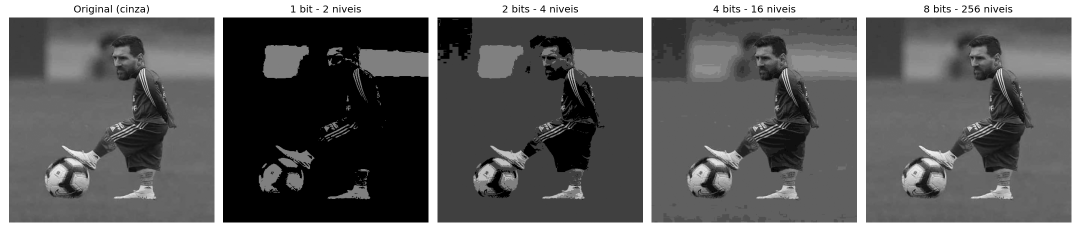
#> input picture quantizacao.png, 2160 x 480 px, given in place of img_escura.jpeg, which was not available (shown at 1/2 size)
$ jupyter execute --allow-errors 'portfolio 2.ipynb'   (text cells are left out)
#> lines starting #> are read from the running program, lines starting #| are printed output that depends on the picture; pictures that were not available may be replaced by others from this repository, and a replacement may not be noted
[cell 1]
import cv2
import numpy as np
import matplotlib.pyplot as plt
from google.colab import files

[cell 2]
uploads = files.upload()
#> the answer given: quantizacao.png

[cell 3]
img_escura = cv2.imread('img_escura.jpeg')
#> img_escura is the input picture: shape (480, 2160, 3); min 0, max 255, mean 106.6
img_clara = cv2.imread('img_clara.jpeg')
img_bem_exposta = cv2.imread('img_bem_exposta.jpeg')

img_escura_gray = cv2.cvtColor(img_escura, cv2.COLOR_BGR2GRAY)
img_clara_gray = cv2.cvtColor(img_clara, cv2.COLOR_BGR2GRAY)
#> (the rest of this cell did not finish here and is left out)

[cell 4]
def calc_hist(img):
  img_vetor = img.ravel()
  hist_vetor = np.zeros(256)

  for px in img_vetor:
    hist_vetor[px] += 1
#> after the loop, hist_vetor = 256 values, max 189987 at index 255, min 11 at index 247, mean 4050

  return hist_vetor

def corrigir_gamma(img, gamma):
  img_normalizada = img / 255.0
  img_corrigida = 255 * (img_normalizada ** gamma)
  return np.uint8(img_corrigida)

def expandir_contraste(img, L, H):
  resultado = (img.astype(float) - L) * 255 / (H - L)
  resultado = np.clip(resultado, 0, 255)
  return np.uint8(resultado)

[cell 5]
hist_escura = calc_hist(img_escura_gray)
#> hist_escura has the same summary as hist_vetor in calc_hist

plt.figure(figsize=(12,4))
plt.subplot(1,2,1)
plt.imshow(img_escura_gray, cmap='gray')
plt.title('Imagem escura em tons de cinza')
plt.axis('off')

plt.subplot(1,2,2)
plt.bar(range(256), hist_escura)
plt.title('Histograma')
plt.xlabel('Intensidade')
plt.ylabel('Quantidade de pixels')
plt.show()
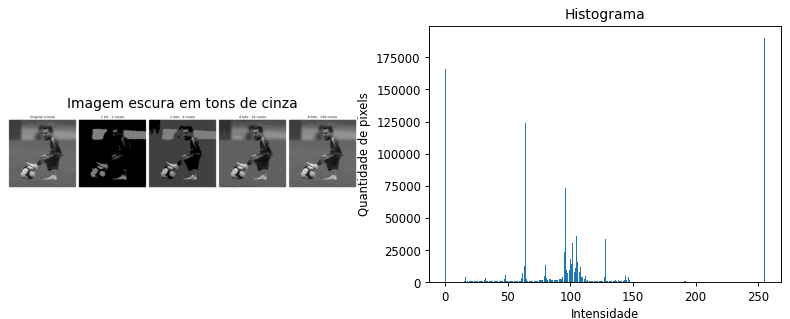
#> figure drawn by matplotlib, 2 panels; panel 2: tallest bar 189987 high, from x = 254.6 to 255.4

[cell 6]
img_escura_corrigida = corrigir_gamma(img_escura_gray, 0.45)
#> in corrigir_gamma, `img_corrigida = 255 * (img_normalizada ** gamma)`:
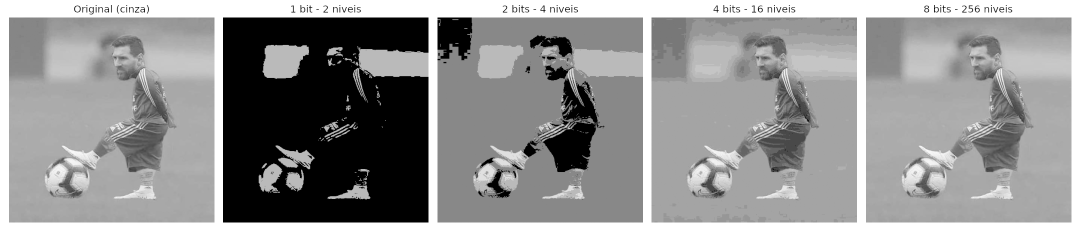
#> img_corrigida: shape (480, 2160) float64 (shown at 1/2 size); min 0, max 255, mean 150.3

plt.figure(figsize=(12,8))
plt.subplot(2,2,1)
plt.imshow(img_escura_gray, cmap='gray')
plt.title('Antes')
plt.axis('off')
plt.subplot(2,2,2)
plt.imshow(img_escura_corrigida, cmap='gray')
plt.title('Depois')
plt.axis('off')
plt.subplot(2,2,3)
plt.bar(range(256), calc_hist(img_escura_gray))
plt.title('Histograma antes')
plt.subplot(2,2,4)
plt.bar(range(256), calc_hist(img_escura_corrigida))
plt.title('Histograma depois')
plt.show()
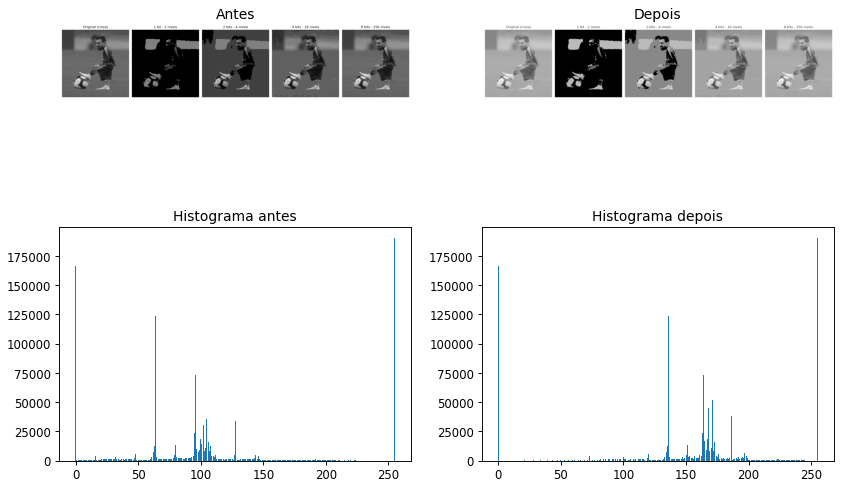
#> figure drawn by matplotlib, 4 panels; panel 3: tallest bar 189987 high, from x = 254.6 to 255.4; panel 4: tallest bar 189987 high, from x = 254.6 to 255.4

[cell 7]
hist_clara = calc_hist(img_clara_gray)
#> hist_clara has the same summary as hist_vetor in calc_hist

plt.figure(figsize=(12,4))
plt.subplot(1,2,1)
plt.imshow(img_clara_gray, cmap='gray')
plt.title('Imagem clara em tons de cinza')
plt.axis('off')

plt.subplot(1,2,2)
plt.bar(range(256), hist_clara)
plt.title('Histograma')
plt.xlabel('Intensidade')
plt.ylabel('Quantidade de pixels')
plt.show()
#> figure, not shown here; panel 2: tallest bar 189987 high, from x = 254.6 to 255.4

[cell 8]
img_clara_corrigida = corrigir_gamma(img_clara_gray, 1.25)
#> call 2 of corrigir_gamma, with gamma = 1.25
#> in corrigir_gamma (call 2), `img_corrigida = 255 * (img_normalizada ** gamma)`:
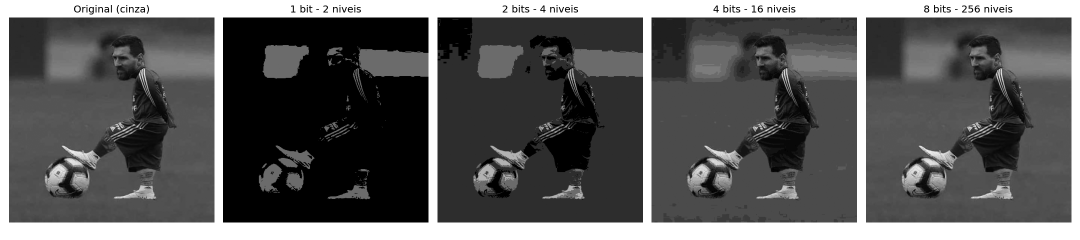
#> img_corrigida: shape (480, 2160) float64 (shown at 1/2 size); min 0, max 255, mean 93.9

plt.figure(figsize=(12,8))
plt.subplot(2,2,1)
plt.imshow(img_clara_gray, cmap='gray')
plt.title('Antes')
plt.axis('off')
plt.subplot(2,2,2)
plt.imshow(img_clara_corrigida, cmap='gray')
plt.title('Depois')
plt.axis('off')
plt.subplot(2,2,3)
plt.bar(range(256), calc_hist(img_clara_gray))
plt.title('Histograma antes')
plt.subplot(2,2,4)
plt.bar(range(256), calc_hist(img_clara_corrigida))
plt.title('Histograma depois')
plt.show()
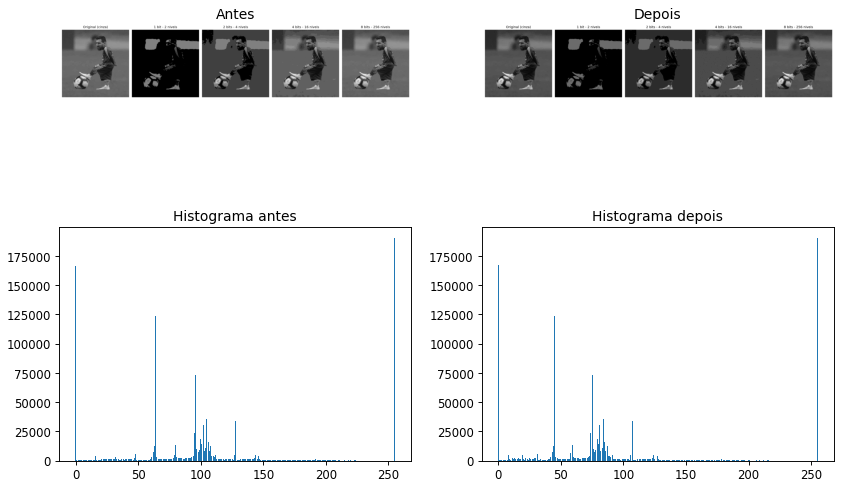
#> figure drawn by matplotlib, 4 panels; panel 3: tallest bar 189987 high, from x = 254.6 to 255.4; panel 4: tallest bar 189987 high, from x = 254.6 to 255.4
